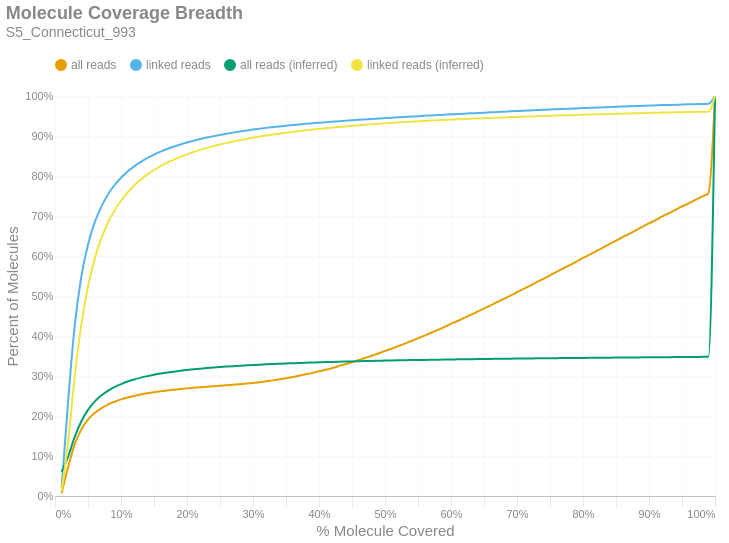

Source (notebook cell):
### Markdown cell above
### Molecule Read Coverage
This chart shows molecule coverage breadth as computed by the number of bases aligned to that molecule. In other words, "*how much of each unique long molecule is actually sequenced/aligned?*" Keep in mind there is a distinction between sequences and alignments, since some sequences belonging to a particular molecule may not align well and wouldn't appear in the alignment data. This chart also shows molecule coverage breadth as computed by the *inferred fragment* from which the aligned sequences originate. Unlike read coverage, this calculation takes into account the total insert size, including unsequenced gaps between the forward and reverse reads. Like the previous figures, these are cumulative percents.

### Code cell
if SKIPLR:
    print_html(f"Skipped")
else:
    binned_df = consolidated_hist(valids['coverage_bp'], mask, 0.01, True)
    binned_df_inf = consolidated_hist(valids['coverage_inserts'], mask, 0.01, True)
    binned_df = binned_df.with_columns(pl.lit(binned_df_inf['all reads (cumsum)']).alias('all reads (inferred)'))
    binned_df = binned_df.with_columns(pl.lit(binned_df_inf['linked reads (cumsum)']).alias('linked reads (inferred)'))
    binned_df = binned_df.with_columns(
        (pl.col('bin').cast(pl.Float64) + 0.01).alias('right_edge')
    )

    with SafeRender(binned_df):
        (
            density_plot(binned_df, 'Molecule Coverage Breadth', samplename, 'molcov', ['all reads (inferred)','linked reads (inferred)'])
            .encode(
                #x=alt.X('bin:Q', title="% Molecule Covered").axis(format = '%').scale(padding=0),
                x=alt.X('right_edge:Q', title="% Molecule Covered").axis(format='%').scale(padding=0),
                y=alt.Y('value:Q', title='Percent of Molecules')
                    .axis(format='%')
                    .stack(False)
                    .scale(domainMin=0, padding=0),
                color=alt.Color("key:N").scale(domain = ["all reads", "linked reads", "all reads (inferred)", "linked reads (inferred)"]),
                tooltip = [
                    alt.Tooltip("key:N", title = "Data Type"),
                    alt.Tooltip("range_label:N", title="% Molecule Covered"),
                    alt.Tooltip("value:Q", format = ".2%", title="% Molecules")
                ]
            )
        ).display()

### Figure 1 — Vega-Lite specification as saved in the notebook (floating-point values rounded to 4 significant figures)
{"width": "container", "height": 400, "config": {"title": {"anchor": "start", "dy": -15, "fontSize": 18, "color": "#888888", "subtitleColor": "#888888", "subtitleFontSize": 14}, "arc": {"fill": "#0072B2"}, "axis": {"domainColor": "#888888", "domainWidth": 0.5, "gridWidth": 0.2, "grid": false, "titleFontWeight": 400, "titleFontSize": 15, "labelFontSize": 11, "labelColor": "#888888", "tickColor": "#888888", "tickWidth": 0.2, "titleColor": "#888888"}, "axisBand": {"grid": false}, "axisX": {"grid": true, "tickSize": 10, "domainCap": "round"}, "axisY": {"domain": false, "grid": true, "tickSize": 0, "domainCap": "round"}, "background": "transparent", "header": {"labelFontSize": 15, "labelColor": "#888888", "titleFontSize": 15, "titleFontWeight": 600, "titleColor": "#888888"}, "legend": {"labelFont": "sans-serif", "labelFontSize": 12, "labelColor": "#888888", "symbolSize": 100, "symbolType": "circle", "titleFontSize": 12, "titlePadding": 10, "titleColor": "#888888", "title": null, "orient": "top"}, "range": {"category": ["#E69F00", "#56B4E9", "#009E73", "#F0E442", "#0072B2", "#D55E00", "#CC79A7", "#000000"], "diverging": ["#cfe8f3", "#a2d4ec", "#73bfe2", "#46abdb", "#1696d2", "#12719e"]}, "area": {"fill": "#0072B2", "fillOpacity": 0.7, "line": true, "strokeOpacity": 0.7}, "line": {"color": "#0072B2", "stroke": "#0072B2", "strokeWidth": 2}, "trail": {"color": "#0072B2", "stroke": "#0072B2", "strokeWidth": 0, "size": 1}, "point": {"filled": true, "fillOpacity": 1.0, "size": 95}, "text": {"color": "#888888", "fontSize": 11, "align": "right", "fontWeight": 400, "size": 11}, "bar": {"fill": "#0072B2", "stroke": null}, "view": {"stroke": null, "continuousWidth": 660, "continuousHeight": 400}}, "data": {"name": "data-ec35985bd35c315a7d5fbba4e6207f2e"}, "mark": {"type": "line", "interpolate": "monotone", "point": {"opacity": 0, "size": 275}}, "encoding": {"color": {"field": "key", "scale": {"domain": ["all reads", "linked reads", "all reads (inferred)", "linked reads (inferred)"]}, "type": "nominal"}, "tooltip": [{"field": "key", "title": "Data Type", "type": "nominal"}, {"field": "range_label", "title": "% Molecule Covered", "type": "nominal"}, {"field": "value", "format": ".2%", "title": "% Molecules", "type": "quantitative"}], "x": {"axis": {"format": "%"}, "field": "right_edge", "scale": {"padding": 0}, "title": "% Molecule Covered", "type": "quantitative"}, "y": {"axis": {"format": "%"}, "field": "value", "scale": {"domainMin": 0, "padding": 0}, "stack": false, "title": "Percent of Molecules", "type": "quantitative"}}, "params": [{"name": "param_c36ac31b6afebe62", "select": {"type": "point", "fields": ["key"]}, "bind": "legend"}], "title": {"text": "Molecule Coverage Breadth", "subtitle": "S5_Connecticut_993"}, "transform": [{"fold": ["all reads (cumsum)", "linked reads (cumsum)", "all reads (inferred)", "linked reads (inferred)"]}, {"calculate": "replace(datum.key, ' (cumsum)', '')", "as": "key"}, {"filter": {"param": "param_c36ac31b6afebe62"}}], "usermeta": {"embedOptions": {"downloadFileName": "S5_Connecticut_993.molcov"}}, "$schema": "https://vega.github.io/schema/vega-lite/v6.1.0.json", "datasets": {"data-ec35985bd35c315a7d5fbba4e6207f2e": [{"bin": "0.0", "interval": "0.0-0.01", "all reads": 0.006544, "linked reads": 0.0202, "all reads (cumsum)": 0.006544, "linked reads (cumsum)": 0.0202, "range_label": "0.0-0.01", "all reads (inferred)": 0.06069, "linked reads (inferred)": 0.0124, "right_edge": 0.01}, {"bin": "0.01", "interval": "0.01-0.02", "all reads": 0.06636, "linked reads": 0.2189, "all reads (cumsum)": 0.0729, "linked reads (cumsum)": 0.2391, "range_label": "0.01-0.02", "all reads (inferred)": 0.09876, "linked reads (inferred)": 0.1367, "right_edge": 0.02}, {"bin": "0.02", "interval": "0.02-0.03", "all reads": 0.05688, "linked reads": 0.1886, "all reads (cumsum)": 0.1298, "linked reads (cumsum)": 0.4277, "range_label": "0.02-0.03", "all reads (inferred)": 0.1483, "linked reads (inferred)": 0.3013, "right_edge": 0.03}, {"bin": "0.03", "interval": "0.03-0.04", "all reads": 0.03676, "linked reads": 0.1216, "all reads (cumsum)": 0.1665, "linked reads (cumsum)": 0.5493, "range_label": "0.03-0.04", "all reads (inferred)": 0.187, "linked reads (inferred)": 0.4297, "right_edge": 0.04}, {"bin": "0.04", "interval": "0.04-0.05", "all reads": 0.0241, "linked reads": 0.07955, "all reads (cumsum)": 0.1906, "linked reads (cumsum)": 0.6289, "range_label": "0.04-0.05", "all reads (inferred)": 0.2152, "linked reads (inferred)": 0.5237, "right_edge": 0.05}, {"bin": "0.05", "interval": "0.05-0.06", "all reads": 0.0166, "linked reads": 0.05465, "all reads (cumsum)": 0.2072, "linked reads (cumsum)": 0.6835, "range_label": "0.05-0.06", "all reads (inferred)": 0.2358, "linked reads (inferred)": 0.5922, "right_edge": 0.06}, {"bin": "0.06", "interval": "0.06-0.07", "all reads": 0.01194, "linked reads": 0.03931, "all reads (cumsum)": 0.2192, "linked reads (cumsum)": 0.7228, "range_label": "0.06-0.07", "all reads (inferred)": 0.2513, "linked reads (inferred)": 0.6435, "right_edge": 0.07}, {"bin": "0.07", "interval": "0.07-0.08", "all reads": 0.009275, "linked reads": 0.03041, "all reads (cumsum)": 0.2285, "linked reads (cumsum)": 0.7532, "range_label": "0.07-0.08", "all reads (inferred)": 0.263, "linked reads (inferred)": 0.6826, "right_edge": 0.08}, {"bin": "0.08", "interval": "0.08-0.09", "all reads": 0.007221, "linked reads": 0.02366, "all reads (cumsum)": 0.2357, "linked reads (cumsum)": 0.7769, "range_label": "0.08-0.09", "all reads (inferred)": 0.2723, "linked reads (inferred)": 0.7132, "right_edge": 0.09}, {"bin": "0.09", "interval": "0.09-0.1", "all reads": 0.005785, "linked reads": 0.01883, "all reads (cumsum)": 0.2415, "linked reads (cumsum)": 0.7957, "range_label": "0.09-0.1", "all reads (inferred)": 0.2798, "linked reads (inferred)": 0.7382, "right_edge": 0.1}, {"bin": "0.1", "interval": "0.1-0.11", "all reads": 0.004776, "linked reads": 0.01556, "all reads (cumsum)": 0.2462, "linked reads (cumsum)": 0.8113, "range_label": "0.1-0.11", "all reads (inferred)": 0.2862, "linked reads (inferred)": 0.7591, "right_edge": 0.11}, {"bin": "0.11", "interval": "0.11-0.12", "all reads": 0.003968, "linked reads": 0.01281, "all reads (cumsum)": 0.2502, "linked reads (cumsum)": 0.8241, "range_label": "0.11-0.12", "all reads (inferred)": 0.2914, "linked reads (inferred)": 0.7764, "right_edge": 0.12}, {"bin": "0.12", "interval": "0.12-0.13", "all reads": 0.003465, "linked reads": 0.01123, "all reads (cumsum)": 0.2537, "linked reads (cumsum)": 0.8353, "range_label": "0.12-0.13", "all reads (inferred)": 0.2959, "linked reads (inferred)": 0.7914, "right_edge": 0.13}, {"bin": "0.13", "interval": "0.13-0.14", "all reads": 0.003046, "linked reads": 0.009823, "all reads (cumsum)": 0.2567, "linked reads (cumsum)": 0.8451, "range_label": "0.13-0.14", "all reads (inferred)": 0.2997, "linked reads (inferred)": 0.804, "right_edge": 0.14}, {"bin": "0.14", "interval": "0.14-0.15", "all reads": 0.002648, "linked reads": 0.008455, "all reads (cumsum)": 0.2594, "linked reads (cumsum)": 0.8536, "range_label": "0.14-0.15", "all reads (inferred)": 0.3031, "linked reads (inferred)": 0.815, "right_edge": 0.15}, {"bin": "0.15", "interval": "0.15-0.16", "all reads": 0.002313, "linked reads": 0.007353, "all reads (cumsum)": 0.2617, "linked reads (cumsum)": 0.861, "range_label": "0.15-0.16", "all reads (inferred)": 0.306, "linked reads (inferred)": 0.8247, "right_edge": 0.16}, {"bin": "0.16", "interval": "0.16-0.17", "all reads": 0.002086, "linked reads": 0.00663, "all reads (cumsum)": 0.2638, "linked reads (cumsum)": 0.8676, "range_label": "0.16-0.17", "all reads (inferred)": 0.3086, "linked reads (inferred)": 0.8333, "right_edge": 0.17}, {"bin": "0.17", "interval": "0.17-0.18", "all reads": 0.001863, "linked reads": 0.005804, "all reads (cumsum)": 0.2656, "linked reads (cumsum)": 0.8734, "range_label": "0.17-0.18", "all reads (inferred)": 0.3109, "linked reads (inferred)": 0.8409, "right_edge": 0.18}, {"bin": "0.18", "interval": "0.18-0.19", "all reads": 0.001775, "linked reads": 0.005435, "all reads (cumsum)": 0.2674, "linked reads (cumsum)": 0.8788, "range_label": "0.18-0.19", "all reads (inferred)": 0.313, "linked reads (inferred)": 0.848, "right_edge": 0.19}, {"bin": "0.19", "interval": "0.19-0.2", "all reads": 0.001648, "linked reads": 0.004996, "all reads (cumsum)": 0.2691, "linked reads (cumsum)": 0.8838, "range_label": "0.19-0.2", "all reads (inferred)": 0.3149, "linked reads (inferred)": 0.8542, "right_edge": 0.2}, {"bin": "0.2", "interval": "0.2-0.21", "all reads": 0.001451, "linked reads": 0.004266, "all reads (cumsum)": 0.2705, "linked reads (cumsum)": 0.8881, "range_label": "0.2-0.21", "all reads (inferred)": 0.3167, "linked reads (inferred)": 0.86, "right_edge": 0.21}, {"bin": "0.21", "interval": "0.21-0.22", "all reads": 0.001467, "linked reads": 0.004211, "all reads (cumsum)": 0.272, "linked reads (cumsum)": 0.8923, "range_label": "0.21-0.22", "all reads (inferred)": 0.3183, "linked reads (inferred)": 0.8653, "right_edge": 0.22}, {"bin": "0.22", "interval": "0.22-0.23", "all reads": 0.001371, "linked reads": 0.003826, "all reads (cumsum)": 0.2733, "linked reads (cumsum)": 0.8961, "range_label": "0.22-0.23", "all reads (inferred)": 0.3198, "linked reads (inferred)": 0.8703, "right_edge": 0.23}, {"bin": "0.23", "interval": "0.23-0.24", "all reads": 0.001292, "linked reads": 0.003452, "all reads (cumsum)": 0.2746, "linked reads (cumsum)": 0.8996, "range_label": "0.23-0.24", "all reads (inferred)": 0.3211, "linked reads (inferred)": 0.8748, "right_edge": 0.24}, {"bin": "0.24", "interval": "0.24-0.25", "all reads": 0.001243, "linked reads": 0.003138, "all reads (cumsum)": 0.2759, "linked reads (cumsum)": 0.9027, "range_label": "0.24-0.25", "all reads (inferred)": 0.3224, "linked reads (inferred)": 0.8789, "right_edge": 0.25}, {"bin": "0.25", "interval": "0.25-0.26", "all reads": 0.0012, "linked reads": 0.002955, "all reads (cumsum)": 0.2771, "linked reads (cumsum)": 0.9057, "range_label": "0.25-0.26", "all reads (inferred)": 0.3235, "linked reads (inferred)": 0.8827, "right_edge": 0.26}, {"bin": "0.26", "interval": "0.26-0.27", "all reads": 0.00124, "linked reads": 0.002764, "all reads (cumsum)": 0.2783, "linked reads (cumsum)": 0.9084, "range_label": "0.26-0.27", "all reads (inferred)": 0.3246, "linked reads (inferred)": 0.8863, "right_edge": 0.27}, {"bin": "0.27", "interval": "0.27-0.28", "all reads": 0.001275, "linked reads": 0.002664, "all reads (cumsum)": 0.2796, "linked reads (cumsum)": 0.9111, "range_label": "0.27-0.28", "all reads (inferred)": 0.3257, "linked reads (inferred)": 0.8897, "right_edge": 0.28}, {"bin": "0.28", "interval": "0.28-0.29", "all reads": 0.001422, "linked reads": 0.002519, "all reads (cumsum)": 0.281, "linked reads (cumsum)": 0.9136, "range_label": "0.28-0.29", "all reads (inferred)": 0.3266, "linked reads (inferred)": 0.8928, "right_edge": 0.29}, {"bin": "0.29", "interval": "0.29-0.3", "all reads": 0.001654, "linked reads": 0.002428, "all reads (cumsum)": 0.2827, "linked reads (cumsum)": 0.916, "range_label": "0.29-0.3", "all reads (inferred)": 0.3275, "linked reads (inferred)": 0.8958, "right_edge": 0.3}, {"bin": "0.3", "interval": "0.3-0.31", "all reads": 0.001873, "linked reads": 0.002192, "all reads (cumsum)": 0.2845, "linked reads (cumsum)": 0.9182, "range_label": "0.3-0.31", "all reads (inferred)": 0.3284, "linked reads (inferred)": 0.8986, "right_edge": 0.31}, {"bin": "0.31", "interval": "0.31-0.32", "all reads": 0.002149, "linked reads": 0.002061, "all reads (cumsum)": 0.2867, "linked reads (cumsum)": 0.9203, "range_label": "0.31-0.32", "all reads (inferred)": 0.3292, "linked reads (inferred)": 0.9012, "right_edge": 0.32}, {"bin": "0.32", "interval": "0.32-0.33", "all reads": 0.002362, "linked reads": 0.001867, "all reads (cumsum)": 0.2891, "linked reads (cumsum)": 0.9222, "range_label": "0.32-0.33", "all reads (inferred)": 0.3299, "linked reads (inferred)": 0.9037, "right_edge": 0.33}, {"bin": "0.33", "interval": "0.33-0.34", "all reads": 0.002559, "linked reads": 0.001834, "all reads (cumsum)": 0.2916, "linked reads (cumsum)": 0.924, "range_label": "0.33-0.34", "all reads (inferred)": 0.3306, "linked reads (inferred)": 0.906, "right_edge": 0.34}, {"bin": "0.34", "interval": "0.34-0.35", "all reads": 0.00279, "linked reads": 0.001749, "all reads (cumsum)": 0.2944, "linked reads (cumsum)": 0.9257, "range_label": "0.34-0.35", "all reads (inferred)": 0.3313, "linked reads (inferred)": 0.9082, "right_edge": 0.35}, {"bin": "0.35", "interval": "0.35-0.36", "all reads": 0.003027, "linked reads": 0.00168, "all reads (cumsum)": 0.2974, "linked reads (cumsum)": 0.9274, "range_label": "0.35-0.36", "all reads (inferred)": 0.3319, "linked reads (inferred)": 0.9102, "right_edge": 0.36}, {"bin": "0.36", "interval": "0.36-0.37", "all reads": 0.003162, "linked reads": 0.001429, "all reads (cumsum)": 0.3006, "linked reads (cumsum)": 0.9289, "range_label": "0.36-0.37", "all reads (inferred)": 0.3325, "linked reads (inferred)": 0.9122, "right_edge": 0.37}, {"bin": "0.37", "interval": "0.37-0.38", "all reads": 0.003624, "linked reads": 0.001593, "all reads (cumsum)": 0.3042, "linked reads (cumsum)": 0.9304, "range_label": "0.37-0.38", "all reads (inferred)": 0.3331, "linked reads (inferred)": 0.9142, "right_edge": 0.38}, {"bin": "0.38", "interval": "0.38-0.39", "all reads": 0.003611, "linked reads": 0.001364, "all reads (cumsum)": 0.3078, "linked reads (cumsum)": 0.9318, "range_label": "0.38-0.39", "all reads (inferred)": 0.3337, "linked reads (inferred)": 0.916, "right_edge": 0.39}, {"bin": "0.39", "interval": "0.39-0.4", "all reads": 0.004032, "linked reads": 0.001355, "all reads (cumsum)": 0.3119, "linked reads (cumsum)": 0.9332, "range_label": "0.39-0.4", "all reads (inferred)": 0.3342, "linked reads (inferred)": 0.9177, "right_edge": 0.4}, {"bin": "0.4", "interval": "0.4-0.41", "all reads": 0.003977, "linked reads": 0.001193, "all reads (cumsum)": 0.3158, "linked reads (cumsum)": 0.9344, "range_label": "0.4-0.41", "all reads (inferred)": 0.3347, "linked reads (inferred)": 0.9194, "right_edge": 0.41}, {"bin": "0.41", "interval": "0.41-0.42", "all reads": 0.004316, "linked reads": 0.001244, "all reads (cumsum)": 0.3202, "linked reads (cumsum)": 0.9356, "range_label": "0.41-0.42", "all reads (inferred)": 0.3352, "linked reads (inferred)": 0.9211, "right_edge": 0.42}, {"bin": "0.42", "interval": "0.42-0.43", "all reads": 0.004655, "linked reads": 0.001262, "all reads (cumsum)": 0.3248, "linked reads (cumsum)": 0.9369, "range_label": "0.42-0.43", "all reads (inferred)": 0.3357, "linked reads (inferred)": 0.9225, "right_edge": 0.43}, {"bin": "0.43", "interval": "0.43-0.44", "all reads": 0.004754, "linked reads": 0.001186, "all reads (cumsum)": 0.3296, "linked reads (cumsum)": 0.9381, "range_label": "0.43-0.44", "all reads (inferred)": 0.3361, "linked reads (inferred)": 0.9239, "right_edge": 0.44}, {"bin": "0.44", "interval": "0.44-0.45", "all reads": 0.004992, "linked reads": 0.001211, "all reads (cumsum)": 0.3346, "linked reads (cumsum)": 0.9393, "range_label": "0.44-0.45", "all reads (inferred)": 0.3366, "linked reads (inferred)": 0.9254, "right_edge": 0.45}, {"bin": "0.45", "interval": "0.45-0.46", "all reads": 0.005263, "linked reads": 0.00109, "all reads (cumsum)": 0.3398, "linked reads (cumsum)": 0.9404, "range_label": "0.45-0.46", "all reads (inferred)": 0.3369, "linked reads (inferred)": 0.9266, "right_edge": 0.46}, {"bin": "0.46", "interval": "0.46-0.47", "all reads": 0.005275, "linked reads": 0.001139, "all reads (cumsum)": 0.3451, "linked reads (cumsum)": 0.9415, "range_label": "0.46-0.47", "all reads (inferred)": 0.3373, "linked reads (inferred)": 0.9279, "right_edge": 0.47}, {"bin": "0.47", "interval": "0.47-0.48", "all reads": 0.005658, "linked reads": 0.001119, "all reads (cumsum)": 0.3507, "linked reads (cumsum)": 0.9426, "range_label": "0.47-0.48", "all reads (inferred)": 0.3378, "linked reads (inferred)": 0.9293, "right_edge": 0.48}, {"bin": "0.48", "interval": "0.48-0.49", "all reads": 0.005509, "linked reads": 0.00103, "all reads (cumsum)": 0.3563, "linked reads (cumsum)": 0.9436, "range_label": "0.48-0.49", "all reads (inferred)": 0.3381, "linked reads (inferred)": 0.9305, "right_edge": 0.49}, {"bin": "0.49", "interval": "0.49-0.5", "all reads": 0.006441, "linked reads": 0.001066, "all reads (cumsum)": 0.3627, "linked reads (cumsum)": 0.9447, "range_label": "0.49-0.5", "all reads (inferred)": 0.3385, "linked reads (inferred)": 0.9317, "right_edge": 0.5}, {"bin": "0.5", "interval": "0.5-0.51", "all reads": 0.005547, "linked reads": 0.0008702, "all reads (cumsum)": 0.3682, "linked reads (cumsum)": 0.9456, "range_label": "0.5-0.51", "all reads (inferred)": 0.3388, "linked reads (inferred)": 0.9328, "right_edge": 0.51}, {"bin": "0.51", "interval": "0.51-0.52", "all reads": 0.006357, "linked reads": 0.001064, "all reads (cumsum)": 0.3746, "linked reads (cumsum)": 0.9466, "range_label": "0.51-0.52", "all reads (inferred)": 0.3392, "linked reads (inferred)": 0.9338, "right_edge": 0.52}, {"bin": "0.52", "interval": "0.52-0.53", "all reads": 0.006261, "linked reads": 0.0009881, "all reads (cumsum)": 0.3809, "linked reads (cumsum)": 0.9476, "range_label": "0.52-0.53", "all reads (inferred)": 0.3395, "linked reads (inferred)": 0.9348, "right_edge": 0.53}, {"bin": "0.53", "interval": "0.53-0.54", "all reads": 0.00673, "linked reads": 0.0009636, "all reads (cumsum)": 0.3876, "linked reads (cumsum)": 0.9486, "range_label": "0.53-0.54", "all reads (inferred)": 0.3398, "linked reads (inferred)": 0.9357, "right_edge": 0.54}, {"bin": "0.54", "interval": "0.54-0.55", "all reads": 0.006693, "linked reads": 0.001021, "all reads (cumsum)": 0.3943, "linked reads (cumsum)": 0.9496, "range_label": "0.54-0.55", "all reads (inferred)": 0.34, "linked reads (inferred)": 0.9366, "right_edge": 0.55}, {"bin": "0.55", "interval": "0.55-0.56", "all reads": 0.00684, "linked reads": 0.0008501, "all reads (cumsum)": 0.4011, "linked reads (cumsum)": 0.9505, "range_label": "0.55-0.56", "all reads (inferred)": 0.3403, "linked reads (inferred)": 0.9375, "right_edge": 0.56}, {"bin": "0.56", "interval": "0.56-0.57", "all reads": 0.00701, "linked reads": 0.0009481, "all reads (cumsum)": 0.4081, "linked reads (cumsum)": 0.9514, "range_label": "0.56-0.57", "all reads (inferred)": 0.3406, "linked reads (inferred)": 0.9385, "right_edge": 0.57}, {"bin": "0.57", "interval": "0.57-0.58", "all reads": 0.007124, "linked reads": 0.0008902, "all reads (cumsum)": 0.4153, "linked reads (cumsum)": 0.9523, "range_label": "0.57-0.58", "all reads (inferred)": 0.3409, "linked reads (inferred)": 0.9393, "right_edge": 0.58}, {"bin": "0.58", "interval": "0.58-0.59", "all reads": 0.007197, "linked reads": 0.0008724, "all reads (cumsum)": 0.4225, "linked reads (cumsum)": 0.9532, "range_label": "0.58-0.59", "all reads (inferred)": 0.3411, "linked reads (inferred)": 0.9401, "right_edge": 0.59}, {"bin": "0.59", "interval": "0.59-0.6", "all reads": 0.007694, "linked reads": 0.0009058, "all reads (cumsum)": 0.4302, "linked reads (cumsum)": 0.9541, "range_label": "0.59-0.6", "all reads (inferred)": 0.3414, "linked reads (inferred)": 0.9409, "right_edge": 0.6}, {"bin": "0.6", "interval": "0.6-0.61", "all reads": 0.007345, "linked reads": 0.0008257, "all reads (cumsum)": 0.4375, "linked reads (cumsum)": 0.9549, "range_label": "0.6-0.61", "all reads (inferred)": 0.3416, "linked reads (inferred)": 0.9417, "right_edge": 0.61}, {"bin": "0.61", "interval": "0.61-0.62", "all reads": 0.007676, "linked reads": 0.0008457, "all reads (cumsum)": 0.4452, "linked reads (cumsum)": 0.9558, "range_label": "0.61-0.62", "all reads (inferred)": 0.3419, "linked reads (inferred)": 0.9425, "right_edge": 0.62}, {"bin": "0.62", "interval": "0.62-0.63", "all reads": 0.007606, "linked reads": 0.0008635, "all reads (cumsum)": 0.4528, "linked reads (cumsum)": 0.9566, "range_label": "0.62-0.63", "all reads (inferred)": 0.3421, "linked reads (inferred)": 0.9433, "right_edge": 0.63}, {"bin": "0.63", "interval": "0.63-0.64", "all reads": 0.007798, "linked reads": 0.0008301, "all reads (cumsum)": 0.4606, "linked reads (cumsum)": 0.9574, "range_label": "0.63-0.64", "all reads (inferred)": 0.3423, "linked reads (inferred)": 0.944, "right_edge": 0.64}, {"bin": "0.64", "interval": "0.64-0.65", "all reads": 0.007782, "linked reads": 0.0008435, "all reads (cumsum)": 0.4684, "linked reads (cumsum)": 0.9583, "range_label": "0.64-0.65", "all reads (inferred)": 0.3425, "linked reads (inferred)": 0.9446, "right_edge": 0.65}, {"bin": "0.65", "interval": "0.65-0.66", "all reads": 0.008359, "linked reads": 0.0009814, "all reads (cumsum)": 0.4767, "linked reads (cumsum)": 0.9593, "range_label": "0.65-0.66", "all reads (inferred)": 0.3427, "linked reads (inferred)": 0.9453, "right_edge": 0.66}, {"bin": "0.66", "interval": "0.66-0.67", "all reads": 0.00794, "linked reads": 0.0007389, "all reads (cumsum)": 0.4847, "linked reads (cumsum)": 0.96, "range_label": "0.66-0.67", "all reads (inferred)": 0.343, "linked reads (inferred)": 0.9459, "right_edge": 0.67}, {"bin": "0.67", "interval": "0.67-0.68", "all reads": 0.008182, "linked reads": 0.000859, "all reads (cumsum)": 0.4928, "linked reads (cumsum)": 0.9609, "range_label": "0.67-0.68", "all reads (inferred)": 0.3431, "linked reads (inferred)": 0.9465, "right_edge": 0.68}, {"bin": "0.68", "interval": "0.68-0.69", "all reads": 0.008186, "linked reads": 0.0008346, "all reads (cumsum)": 0.501, "linked reads (cumsum)": 0.9617, "range_label": "0.68-0.69", "all reads (inferred)": 0.3433, "linked reads (inferred)": 0.9472, "right_edge": 0.69}, {"bin": "0.69", "interval": "0.69-0.7", "all reads": 0.008375, "linked reads": 0.0007834, "all reads (cumsum)": 0.5094, "linked reads (cumsum)": 0.9625, "range_label": "0.69-0.7", "all reads (inferred)": 0.3435, "linked reads (inferred)": 0.9478, "right_edge": 0.7}, {"bin": "0.7", "interval": "0.7-0.71", "all reads": 0.008234, "linked reads": 0.0007856, "all reads (cumsum)": 0.5176, "linked reads (cumsum)": 0.9633, "range_label": "0.7-0.71", "all reads (inferred)": 0.3437, "linked reads (inferred)": 0.9483, "right_edge": 0.71}, {"bin": "0.71", "interval": "0.71-0.72", "all reads": 0.008417, "linked reads": 0.0006877, "all reads (cumsum)": 0.5261, "linked reads (cumsum)": 0.964, "range_label": "0.71-0.72", "all reads (inferred)": 0.3439, "linked reads (inferred)": 0.9489, "right_edge": 0.72}, {"bin": "0.72", "interval": "0.72-0.73", "all reads": 0.008579, "linked reads": 0.0007967, "all reads (cumsum)": 0.5346, "linked reads (cumsum)": 0.9648, "range_label": "0.72-0.73", "all reads (inferred)": 0.3441, "linked reads (inferred)": 0.9495, "right_edge": 0.73}, {"bin": "0.73", "interval": "0.73-0.74", "all reads": 0.00828, "linked reads": 0.000701, "all reads (cumsum)": 0.5429, "linked reads (cumsum)": 0.9655, "range_label": "0.73-0.74", "all reads (inferred)": 0.3442, "linked reads (inferred)": 0.95, "right_edge": 0.74}, {"bin": "0.74", "interval": "0.74-0.75", "all reads": 0.008929, "linked reads": 0.0007767, "all reads (cumsum)": 0.5518, "linked reads (cumsum)": 0.9662, "range_label": "0.74-0.75", "all reads (inferred)": 0.3444, "linked reads (inferred)": 0.9505, "right_edge": 0.75}, {"bin": "0.75", "interval": "0.75-0.76", "all reads": 0.00834, "linked reads": 0.0006743, "all reads (cumsum)": 0.5602, "linked reads (cumsum)": 0.9669, "range_label": "0.75-0.76", "all reads (inferred)": 0.3446, "linked reads (inferred)": 0.9511, "right_edge": 0.76}, {"bin": "0.76", "interval": "0.76-0.77", "all reads": 0.008571, "linked reads": 0.0007478, "all reads (cumsum)": 0.5688, "linked reads (cumsum)": 0.9677, "range_label": "0.76-0.77", "all reads (inferred)": 0.3448, "linked reads (inferred)": 0.9517, "right_edge": 0.77}, {"bin": "0.77", "interval": "0.77-0.78", "all reads": 0.008634, "linked reads": 0.0007166, "all reads (cumsum)": 0.5774, "linked reads (cumsum)": 0.9684, "range_label": "0.77-0.78", "all reads (inferred)": 0.3449, "linked reads (inferred)": 0.9521, "right_edge": 0.78}, {"bin": "0.78", "interval": "0.78-0.79", "all reads": 0.008551, "linked reads": 0.0006765, "all reads (cumsum)": 0.5859, "linked reads (cumsum)": 0.9691, "range_label": "0.78-0.79", "all reads (inferred)": 0.3451, "linked reads (inferred)": 0.9527, "right_edge": 0.79}, {"bin": "0.79", "interval": "0.79-0.8", "all reads": 0.00918, "linked reads": 0.00073, "all reads (cumsum)": 0.5951, "linked reads (cumsum)": 0.9698, "range_label": "0.79-0.8", "all reads (inferred)": 0.3453, "linked reads (inferred)": 0.9532, "right_edge": 0.8}, {"bin": "0.8", "interval": "0.8-0.81", "all reads": 0.008317, "linked reads": 0.0006854, "all reads (cumsum)": 0.6034, "linked reads (cumsum)": 0.9705, "range_label": "0.8-0.81", "all reads (inferred)": 0.3454, "linked reads (inferred)": 0.9537, "right_edge": 0.81}, {"bin": "0.81", "interval": "0.81-0.82", "all reads": 0.008663, "linked reads": 0.0007277, "all reads (cumsum)": 0.6121, "linked reads (cumsum)": 0.9712, "range_label": "0.81-0.82", "all reads (inferred)": 0.3456, "linked reads (inferred)": 0.9541, "right_edge": 0.82}, {"bin": "0.82", "interval": "0.82-0.83", "all reads": 0.008848, "linked reads": 0.0005831, "all reads (cumsum)": 0.6209, "linked reads (cumsum)": 0.9718, "range_label": "0.82-0.83", "all reads (inferred)": 0.3457, "linked reads (inferred)": 0.9546, "right_edge": 0.83}, {"bin": "0.83", "interval": "0.83-0.84", "all reads": 0.008714, "linked reads": 0.0006409, "all reads (cumsum)": 0.6297, "linked reads (cumsum)": 0.9724, "range_label": "0.83-0.84", "all reads (inferred)": 0.3459, "linked reads (inferred)": 0.9551, "right_edge": 0.84}, {"bin": "0.84", "interval": "0.84-0.85", "all reads": 0.008673, "linked reads": 0.0006298, "all reads (cumsum)": 0.6383, "linked reads (cumsum)": 0.973, "range_label": "0.84-0.85", "all reads (inferred)": 0.346, "linked reads (inferred)": 0.9555, "right_edge": 0.85}, {"bin": "0.85", "interval": "0.85-0.86", "all reads": 0.008644, "linked reads": 0.0006009, "all reads (cumsum)": 0.647, "linked reads (cumsum)": 0.9736, "range_label": "0.85-0.86", "all reads (inferred)": 0.3462, "linked reads (inferred)": 0.9559, "right_edge": 0.86}, {"bin": "0.86", "interval": "0.86-0.87", "all reads": 0.008471, "linked reads": 0.0006098, "all reads (cumsum)": 0.6554, "linked reads (cumsum)": 0.9743, "range_label": "0.86-0.87", "all reads (inferred)": 0.3463, "linked reads (inferred)": 0.9564, "right_edge": 0.87}, {"bin": "0.87", "interval": "0.87-0.88", "all reads": 0.008809, "linked reads": 0.0006365, "all reads (cumsum)": 0.6643, "linked reads (cumsum)": 0.9749, "range_label": "0.87-0.88", "all reads (inferred)": 0.3465, "linked reads (inferred)": 0.9568, "right_edge": 0.88}, {"bin": "0.88", "interval": "0.88-0.89", "all reads": 0.008525, "linked reads": 0.0005898, "all reads (cumsum)": 0.6728, "linked reads (cumsum)": 0.9755, "range_label": "0.88-0.89", "all reads (inferred)": 0.3466, "linked reads (inferred)": 0.9573, "right_edge": 0.89}, {"bin": "0.89", "interval": "0.89-0.9", "all reads": 0.008717, "linked reads": 0.0005987, "all reads (cumsum)": 0.6815, "linked reads (cumsum)": 0.9761, "range_label": "0.89-0.9", "all reads (inferred)": 0.3468, "linked reads (inferred)": 0.9577, "right_edge": 0.9}, {"bin": "0.9", "interval": "0.9-0.91", "all reads": 0.00807, "linked reads": 0.0005519, "all reads (cumsum)": 0.6896, "linked reads (cumsum)": 0.9766, "range_label": "0.9-0.91", "all reads (inferred)": 0.3469, "linked reads (inferred)": 0.9581, "right_edge": 0.91}, {"bin": "0.91", "interval": "0.91-0.92", "all reads": 0.00936, "linked reads": 0.0005608, "all reads (cumsum)": 0.6989, "linked reads (cumsum)": 0.9772, "range_label": "0.91-0.92", "all reads (inferred)": 0.347, "linked reads (inferred)": 0.9585, "right_edge": 0.92}, {"bin": "0.92", "interval": "0.92-0.93", "all reads": 0.007696, "linked reads": 0.0004518, "all reads (cumsum)": 0.7066, "linked reads (cumsum)": 0.9776, "range_label": "0.92-0.93", "all reads (inferred)": 0.3472, "linked reads (inferred)": 0.9588, "right_edge": 0.93}, {"bin": "0.93", "interval": "0.93-0.94", "all reads": 0.008469, "linked reads": 0.0004251, "all reads (cumsum)": 0.7151, "linked reads (cumsum)": 0.9781, "range_label": "0.93-0.94", "all reads (inferred)": 0.3473, "linked reads (inferred)": 0.9592, "right_edge": 0.94}, {"bin": "0.94", "interval": "0.94-0.95", "all reads": 0.009095, "linked reads": 0.000592, "all reads (cumsum)": 0.7242, "linked reads (cumsum)": 0.9787, "range_label": "0.94-0.95", "all reads (inferred)": 0.3474, "linked reads (inferred)": 0.9596, "right_edge": 0.95}, {"bin": "0.95", "interval": "0.95-0.96", "all reads": 0.007414, "linked reads": 0.0005007, "all reads (cumsum)": 0.7316, "linked reads (cumsum)": 0.9792, "range_label": "0.95-0.96", "all reads (inferred)": 0.3476, "linked reads (inferred)": 0.9599, "right_edge": 0.96}, {"bin": "0.96", "interval": "0.96-0.97", "all reads": 0.00845, "linked reads": 0.0004495, "all reads (cumsum)": 0.7401, "linked reads (cumsum)": 0.9796, "range_label": "0.96-0.97", "all reads (inferred)": 0.3477, "linked reads (inferred)": 0.9602, "right_edge": 0.97}, {"bin": "0.97", "interval": "0.97-0.98", "all reads": 0.008498, "linked reads": 0.0004273, "all reads (cumsum)": 0.7485, "linked reads (cumsum)": 0.98, "range_label": "0.97-0.98", "all reads (inferred)": 0.3478, "linked reads (inferred)": 0.9606, "right_edge": 0.98}, {"bin": "0.98", "interval": "0.98-0.99", "all reads": 0.007608, "linked reads": 0.0004807, "all reads (cumsum)": 0.7562, "linked reads (cumsum)": 0.9805, "range_label": "0.98-0.99", "all reads (inferred)": 0.348, "linked reads (inferred)": 0.9609, "right_edge": 0.99}, {"bin": "0.99", "interval": "0.99-1.0", "all reads": 0.2438, "linked reads": 0.01948, "all reads (cumsum)": 1.0, "linked reads (cumsum)": 1.0, "range_label": "0.99-1.0", "all reads (inferred)": 1.0, "linked reads (inferred)": 1.0, "right_edge": 1.0}]}}
